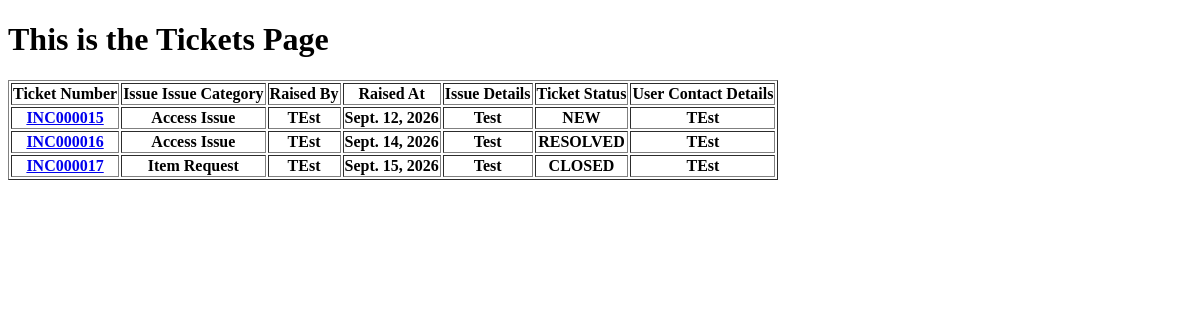
The app's page /Ticket_Analysis/working, older data.
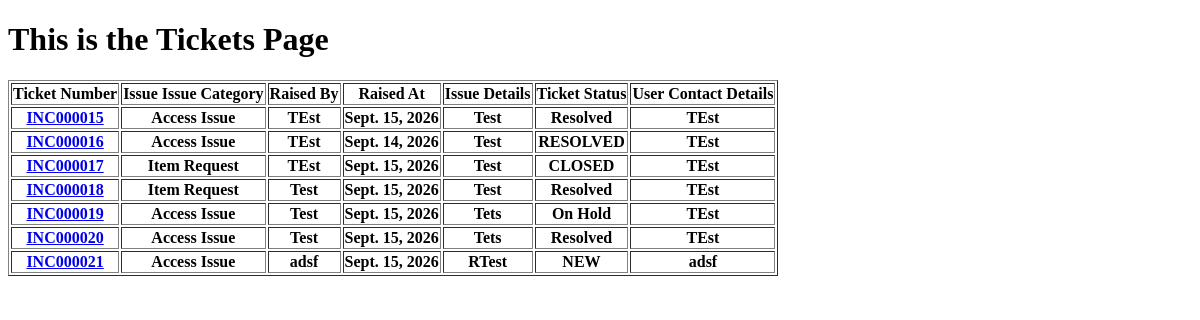
The same page, newer data.
### Ticket_Creation/models.py (models this page shows, shortened)
class Ticket(models.Model):
    Issue_Type = [
        ("Access Issue", "Access Issue"),
        ("Item Request", "Item Request"),
        ("Hardware Issue", "Hardware Issue"),
        ("General Issue", "General Issue"),
    ]
    Status=[
        ("New","NEW"),
        ("Closed","CLOSED"),
        ("In Progress","IN_PROGRESS"),
        ("On Hold","ON_HOLD"),
        ("Resolved","RESOLVED")
    ]
    Ticket_Number = models.CharField(max_length=12,null=False,unique=True)
    Raised_By = models.CharField(max_length=30,null=False)
    Raised_At = models.DateField(auto_now=True) #
    Short_Description = models.TextField(max_length=30)
    Complete_Description = models.TextField(max_length=100)
    Ticket_Status = models.CharField(max_length=20,choices=Status,default="NEW")
    User_Contact = models.CharField(max_length=12)
    Issue_Category = models.CharField(max_length=20,choices=Issue_Type)
    Working_Notes = models.TextField()
    Resolution_Notes = models.TextField()

### Ticket_Analysis/views.py (the view)
# urls.py: path("working",views.Tickets_Working)
def Tickets_Working(request):
    tickets = Ticket.objects.exclude()
    return render(request,'Ticket_Analysis/List_View.html',{"tickets":tickets})

### templates/Ticket_Analysis/List_View.html (shortened to what this page needs)
<!DOCTYPE html>
<html lang="en">
<head>
</head>
<body>
    <h1>This is the Tickets Page</h1>
    {% if tickets %}
        <table border="solid">
            <thead>
                <tr>
                    <th>Ticket Number</th>
                    <th>Issue Issue Category</th>
                    <th>Raised By</th>
                    <th>Raised At</th>
                    <th>Issue Details</th>
                    <th>Ticket Status</th>
                    <th>User Contact Details</th>
                </tr>
            </thead>
            <tbody>
                {% for ticket in tickets %}
                <tr>
                    {% if ticket.Ticket_Number %}
                <th><a href="{% url 'detailed_view' ticket.Ticket_Number %}">{{ticket.Ticket_Number}}</a></th>
                {% else %}
                no ticket number
                {% endif %}
                <th>{{ticket.Issue_Category}}</th>
                <th>{{ticket.Raised_By}}</th>
                <th>{{ticket.Raised_At}}</th>
                <th>{{ticket.Short_Description}}</th>
                <th>{{ticket.Ticket_Status}}</th>
                <th>{{ticket.User_Contact}}</th>
                </tr>
                {% endfor %}
            </tbody>
        </table>
    {% else %}
        <h1>There are No Tickets Present in the System at the moment</h1>
    {%endif%}
</body>
</html>

Row changes from the older to the newer data that the page shows:
changed Ticket "INC000015": Raised_At "Sept. 12, 2026" → "Sept. 15, 2026"; Ticket_Status "NEW" → "Resolved"
added Ticket: Ticket_Number "INC000018", Issue_Category "Item Request", Raised_By "Test", Raised_At "Sept. 15, 2026", Short_Description "Test", Ticket_Status "Resolved", User_Contact "TEst"
added Ticket: Ticket_Number "INC000019", Issue_Category "Access Issue", Raised_By "Test", Raised_At "Sept. 15, 2026", Short_Description "Tets", Ticket_Status "On Hold", User_Contact "TEst"
added Ticket: Ticket_Number "INC000020", Issue_Category "Access Issue", Raised_By "Test", Raised_At "Sept. 15, 2026", Short_Description "Tets", Ticket_Status "Resolved", User_Contact "TEst"
added Ticket: Ticket_Number "INC000021", Issue_Category "Access Issue", Raised_By "adsf", Raised_At "Sept. 15, 2026", Short_Description "RTest", Ticket_Status "NEW", User_Contact "adsf"
